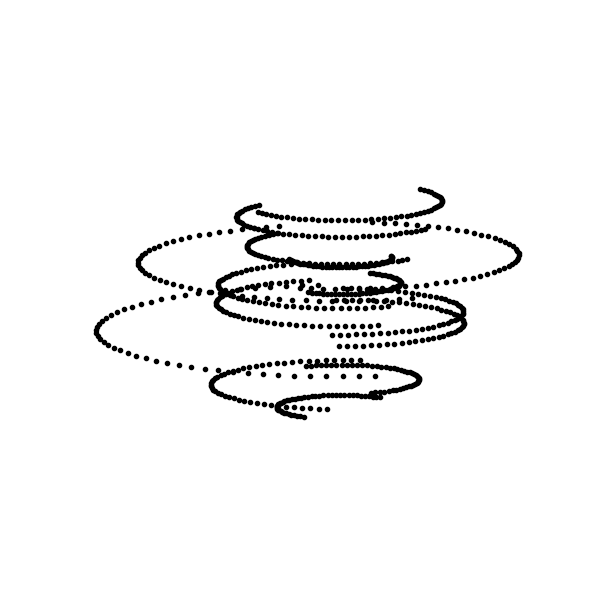
#> input picture Phase_II/draft/fig/six/base/baseline.png, 600 x 600 px, found by its file name
$ python generate_baseline.py
#> lines starting #> are read from the running program, lines starting #| are printed output that depends on the picture; after the words box and inside, x2 and y2 are one past the last pixel; in counts of white or black regions, pixels touching at a corner belong together
### Phase_II/code/second/six/obstime.py
import numpy as np

class observe():
      """
      Creates an object to calculate the number of steps of observation in a given observational interval.
      Calculate the starting, observing, and ending steps in every observational interval from the first observation.
      Also, it creates an array of Julian days of observation for a given average time from each observational interval.
      """
      def obslen(self, s_obs, e_obs, N_obs):
          """
          Calculate the number of steps at each observational day due to observational interval.

          Parameters :
          ----------

          s_obs : list
                  List of starting time (julian day) of each observational interval.
          e_obs : list
                  List of ending time (julian day) of each observational interval.
          N_obs : float
                  The average time of observation of SII in days.

          Returns :
          -------
          steps : array
                  Return the number of steps in each observational interval.
          """
#> called with N_obs = 0.0104
          st = []
          for i in range(0, len(s_obs), 1):
               dobs = e_obs[i] - s_obs[i]
               dobs /= N_obs
               st.append(int(dobs+1))
          step = np.array(st)
          return step

      # [27 lines left out: function nobs, not called in this run]

      # julian day for given observational interval
      def julday(self, s_obs, e_obs, steps):
          """
          Julian days for given observational interval.

          Parameters :
          ----------

          s_obs : list
                  List of starting time (julian day) of each observational interval.
          e_obs : list
                  List of ending time (julian day) of each observational interval.
          steps : array
                  The number of steps in each observational interval.

          Returns :
          -------
          jlday : array
                  Return the array of all observational julian days.
          """
          jul = []
          for i in range(0, len(steps), 1):
              jday = np.linspace(s_obs[i], e_obs[i], steps[i])
              jul.append(jday)
          return np.concatenate(jul)

### Phase_II/code/second/six/aperture.py
import matplotlib.colors as mcolors
from itertools import combinations
import matplotlib.pyplot as plt
import numpy as np
import colorsys

class aper():
      """
      Creates an object for the arrangement of plane\masked circular aperture's telescopes on (x, y).
      Also, arrange the baseline's name and length from these telescopes.
      """
      # a circular telescope
      def circ(self, x, y, rad):
          """
          """
          f = 0*x
          f[x*x + y*y < rad**2] = 1
          return f

      # a circular aperture is masked with cosine square function
      # [6 lines left out: function aper, not called in this run]

      def telescope(self, Tposi, Tname, fname, xcord, ycord, radii, width=None, orien=None):
          """
          Plot the plane or masked aperture (follow cosine square) telescopes on the (x, y) coordinate.

          All apertures are the same size in diameter.

          Parameters :
          ----------

          Tposi : list
                  List of int which defines the position of telescopes in (x, y) plane. Exa. [135 - 15j, 40 - 50j].
          Tname : list
                  List of str which defines the name of the telescope. Exa. ['T1', 'T2'].
          fname : str
                  The name of the output file.
          xcord : ndarray
                  N number of samples evenly spaced in the x-direction in an interval over which the telescopes are placed.
          ycord : ndarray
                  N number of samples evenly spaced in the y-direction in an interval over which the telescopes are placed.
          radii : int or float
                  The radius of telescopes.
          width : float
                  The width of masking strips.
          orien : float
                  The orientation of masking strips in radian.

          Returns :
          -------
                  Two-dimensional arrangement of telescopes in .png format.
          """
#> called with fname = '../result/six/telescope.png', xcord = array of shape (500,), ycord = array of shape (500,), radii = 6
          comb = combinations(Tposi, 2)
          base = []
          for i in list(comb):
              base.append(i)
          e = np.real(base)
          n = np.imag(base)
          x, y = np.meshgrid(xcord, ycord)
          plt.close()
          plt.rcParams.update({'font.size': 13})
          plt.rcParams["figure.figsize"] = [9,9]
          plt.rcParams['axes.facecolor']='ivory'
          plt.rcParams["font.weight"] = "bold"
          plt.rcParams["axes.labelweight"] = "bold"
          for j in range(len(Tposi)):
              east = np.real(Tposi)
              north = np.imag(Tposi)
              if width == None:
                 w = self.circ(x-east[j], y-north[j], radii)
              else:
                 w = self.aper(x-east[j], y-north[j], radii, width, orien)
              plt.contour(x, y, w, colors='darkgrey')
              tel = Tname[j]
              plt.annotate(tel,  xy = (east[j], north[j]), size=10, color='black', fontweight='bold')
          for i in range(len(e)):
              plt.plot(e[i], n[i], '--')
          plt.xlabel('East in meter')
          plt.ylabel('North in meter')
          plt.title("Position of Telescopes", fontweight='bold')
          plt.savefig(fname)
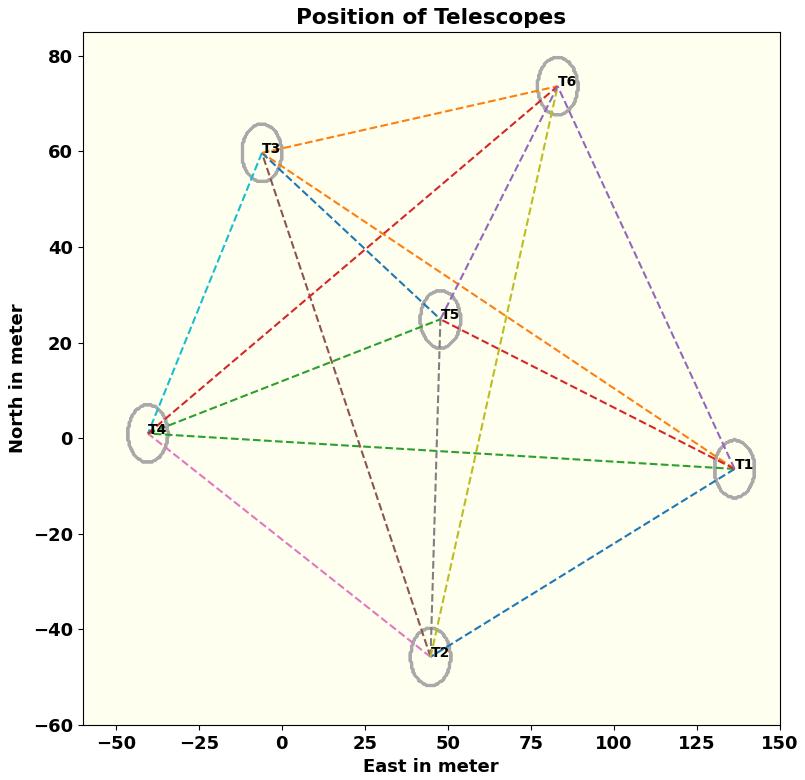
#> figure drawn by matplotlib, 1 panel


      def baseline(self, Tposi, Tname):
          """
          Return the name and length of baselines for N number of telescopes.

          Parameters :
          ----------

          Tposi : list
                  List of int which defines the position of telescopes in (x, y) plane. Exa. [135 - 15j, 40 - 50j].
          Tname : list
                  List of str which defines the name of telescope. Exa. ['T1', 'T2'].

          Returns :
          -------
          bname : list
                  List of tupples, which are the name of baseline.
          blen  : list
                  List of tupples. Each tupples are the length of baseline in (x, y) direction.
          """
          T = combinations((Tname), 2)
          comb = combinations(Tposi, 2)
          tel = []
          for i in list(T):
              tel.append(i)
          base = []
          for i in list(comb):
              base.append(i[1] - i[0])
          return tel, base

      def colors(self):
          """
          Return the list of dark colors
          """
          css4_colors = mcolors.CSS4_COLORS                              # Get all CSS4 colors
          dark_colors = []                                               # Convert hex to RGB, then to HLS to check luminance
          for name, hex in css4_colors.items():
              r, g, b = mcolors.to_rgb(hex)
              h, l, s = colorsys.rgb_to_hls(r, g, b)
              if l < 0.5:                                                # Lightness threshold for dark color
                 dark_colors.append(name)

          colors = dark_colors
          return colors

### Phase_II/code/second/six/obspoint.py
import numpy as np

class vary_base():
      """
      Creates an object that reads the position of the observatory and source in radian.
      It return the variational position of baselines and the observational grids point.
      """
      def raddeg(self, d, m, s):
          """
          Convert the given degree to radian.

          Parameters :
          ----------

          d : int
              In degrees
          m : int
              In minutes
          s : float
              In seconds

          Returns :
          -------
                  Return degree to radian
          """
          return (d + m/60 + s/3600) * np.pi/180

      def radhr(self, h, m, s):
          """
          Convert the given hours to radian.

          Parameters :
          ----------

          h : int
              In hour
          m : int
              In minutes
          s : float
              In seconds

          Returns :
          -------
                  Return hours to radian
          """

          return (h + m/60 + s/3600) * np.pi/12

      def ps_para(self, lat, lon, rac, dec):
          """
           Set the parameters for position of telescope and binary source.

           Parameters :
           ----------

           lat : float
                 Latitude of observatory in radian.
           lon : float
                 Longitude of observatory in radian.
           rac : float
                 Right Ascension of source in radian
           dec : float
                 declination of source in radian

           Returns :
           -------
                   None.
           """
          self.lat = lat
          self.lon = lon
          self.rac = rac
          self.dec = dec

      # definition of the change in the baseline due to earth rotation
      def rotx(self, x, y, z, a):
          """
          """
          cs,sn = np.cos(a), np.sin(a)
          return x, cs*y - sn*z, sn*y + cs*z

      def roty(self, x, y, z, a):
          """
          """
          cs,sn = np.cos(a), np.sin(a)
          return cs*x + sn*z, y, -sn*x + cs*z

      def rotbase(self, dx, dy, dz, jd):
          """
          Variational baseline according to julian days (rotation of earth).

          Parameters :
          ----------

          dx : float
               Baseline in X-direction.
          dy : float
               Baseline in Y-direction.
          dz : float
               Baseline in Z-direction.
          jd : array
               All observational julian days.

          Returns :
          -------
          dx, dy, dz : array
                      These arrays are variational baselines along X, Y and Z direction.
          """
          # Define Hour Angle
          gsid = 18.697374558 + 24.06570982441908*(jd - 2451545)
          sid = (gsid % 24)*np.pi/12 + self.lon                     # in 1 hour 15 degree of rotation of earth
          ha = sid - self.rac
          dx,dy,dz = self.rotx(dx,dy,dz,-self.lat)
          dx,dy,dz = self.roty(dx,dy,dz,ha)
          dx,dy,dz = self.rotx(dx,dy,dz,self.dec)
          return dx, dy, dz

### Phase_II/code/second/six/generate_baseline.py
import numpy as np
from aperture import aper
from obstime import observe
from obspoint import vary_base
import matplotlib.pyplot as plt
import cv2

ap = aper()
obs = observe()
vb = vary_base()

# observation time for Intensity Interferometry
start = [2460311.20167]
end = [2460311.70833]
step = obs.obslen(start, end, 0.0104167)
jd = obs.julday(start, end, step)

# telescope position, name, baseline name and baseline length
# the position of Veritas Observatory
la = vb.raddeg(31, 40, 30)
lo = vb.raddeg(110, 57, 7)

# coordinates for telescope
x = np.linspace(-60, 150, 500)
y = np.linspace(-60, 85, 500)
Tname = ['T1', 'T2', 'T3', 'T4', 'T5', 'T6']
Tpos = [135 - 20j, 40 - 50j, 0 + 60j, -40 + 5j, 50 + 20j, 90+65j]
ang = np.exp(0.1j)
Tpos = [ang*x for x in Tpos]
fname = '../result/six/telescope.png'
ap.telescope(Tpos, Tname, fname, x, y, 6)

# baseline name and length (x, y)
tel, base = ap.baseline(Tpos, Tname)
x = np.real(base)
y = np.imag(base)
z = 1e-6

# a single star at the position of source Spica
r = vb.radhr(13, 25, 11.579)
de = vb.raddeg(-11, 9, 40.75)

# variational baseline according to the earth rotation
vb.ps_para(lat=la, lon=lo, rac=r, dec=de)
dist = []                    # the baseline position according to earth rotation
for i in range(len(x)):
    dist.append(vb.rotbase(x[i], y[i], z, jd))

distance = np.array(dist)
xt = distance[:,0]           # baselines in east direction
yt = distance[:,1]           # baselines in north direction
zt = distance[:,2]           # baseline in up


# plot the covered (u,v) plane with baselines (comment out the lines for the visualizations of baseline only)
plt.close()
plt.rcParams.update({'font.size': 13})
plt.rcParams["figure.figsize"] = [9,9]
plt.rcParams['axes.facecolor']='ivory'
plt.rcParams["font.weight"] = "bold"
plt.rcParams["axes.labelweight"] = "bold"
st = np.cumsum(step)
dark_colors = ap.colors()
color = dark_colors[:len(xt)]                                  # Limit to first N number of dark colors (Number of baseline)
for k in range(0, len(xt), 1):
    #plt.plot(ut[k,:], vt[k,:], '.', color='black')
    plt.plot(xt[k,:], yt[k,:], 'o', markersize=4, color=color[k])

#plt.axis('off')
plt.gca().set_aspect('equal')
plt.xlabel('Along East in meter')
plt.ylabel('Along North in meter')
plt.title('Covered Observational (u, v) Plane', fontweight='bold')
plt.savefig('../result/six/base/baseline_1.png')
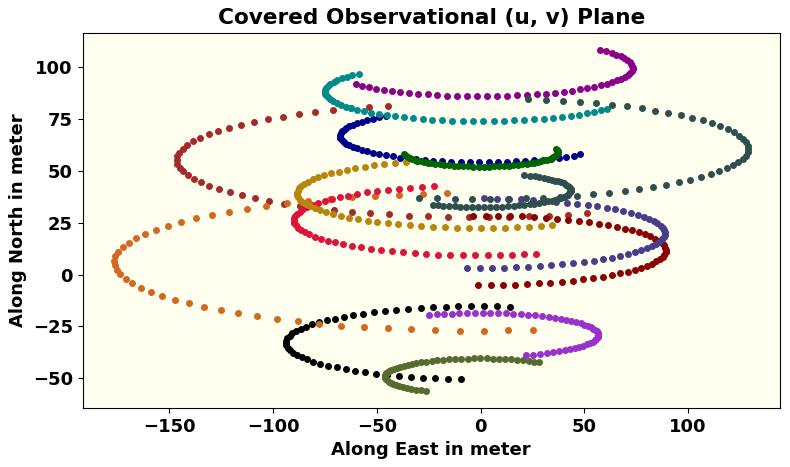
#> figure drawn by matplotlib, 1 panel
#plt.savefig('../result/six/base/baseline.png')#, bbox_inches='tight', pad_inches=0, dpi=500)


# Convert the observational plane to grayscale and re-arrange pixels and save the baseline in .npy format
base = plt.imread("../result/six/base/baseline.png")
#> base is the input picture: shape (600, 600, 4) float32; mean R, G, B, A 0.963, 0.963, 0.963, 1
image_size = 128  # px
mask = cv2.cvtColor(base, cv2.COLOR_BGR2GRAY)
mask = np.where(mask < 1, 1, 0).astype(np.float32)                                    # Return elements chosen from x or y depending on condition (condition, x, y)
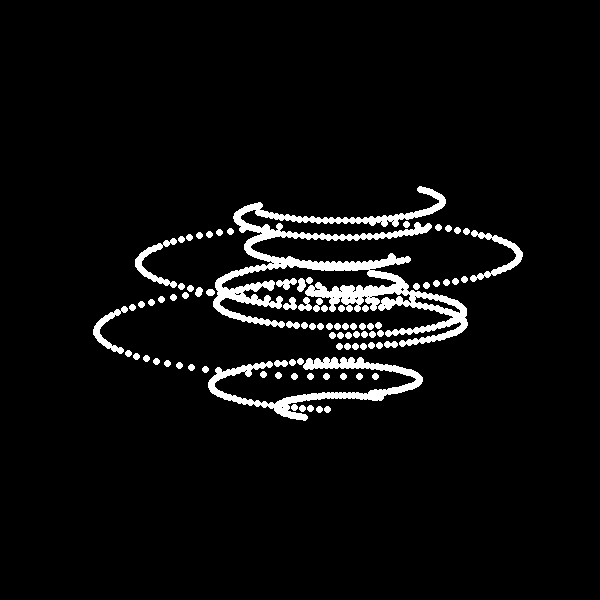
#> mask: shape (600, 600) float32; values 0 (black) and 1 (white), 5.1% white; 90 white regions, largest, box (x1, y1, x2, y2) and area: (213, 186, 468, 347) 9839, (208, 357, 423, 421) 3174, (470, 230, 523, 282) 654
mask = cv2.resize(mask, dsize=(image_size, image_size), interpolation=cv2.INTER_AREA) # gives the best results
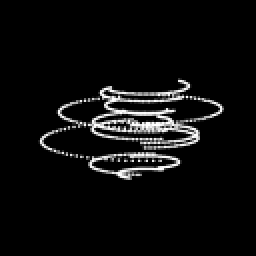
#> mask: shape (128, 128) float32 (shown 2 times larger); min 0, max 1, mean 0.0508
mask = np.where(mask > 0, 1, 0)
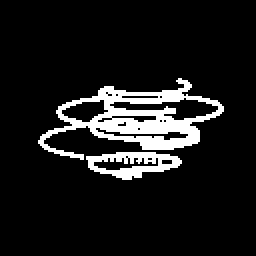
#> mask: shape (128, 128) int64 (shown 2 times larger); values 0 (black) and 1 (white), 10.2% white; 2 white regions, box (x1, y1, x2, y2) and area: (19, 39, 112, 80) 1312, (43, 76, 91, 90) 352
np.save("../result/six/base_npy/base", mask)                                                        # Save mask as numpy array

print("finished")
